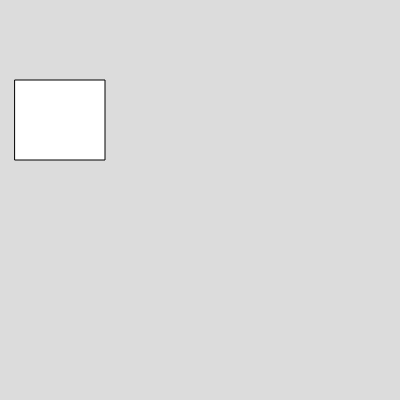
Frame 1 (no input)
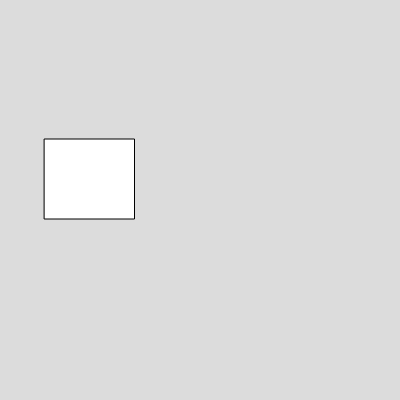
Frame 60 (no input)
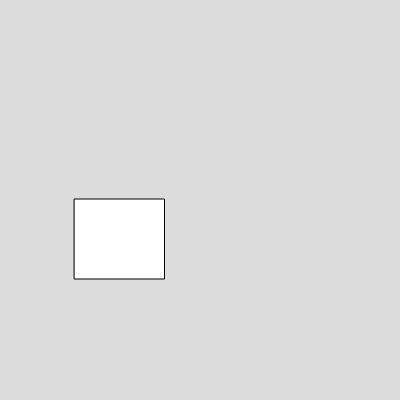
Frame 120 (the mouse pressed at the canvas centre since frame 60)

The p5.js sketch that drew these frames (run headless with seeded random() and noise() and a simulated clock; from frame 60 on, the mouse is pressed at the canvas centre):

// p5.js sketch
// ── sketch.js
var box1;
function setup() 
{
  createCanvas(400, 400);

  box1 = new Box(15,80,90,80,0.5,1)

}

function draw() 
{
  background(220);
  box1.show();
  box1.move_y();
  box1.move();
}


// ── box.js
class Box
  {
    constructor(x,y,w,h,vx,vy)
    {
      this.x =x;
      this.y =y;
      this.w =w;
      this.h = h;
      this.vx = vx;
      this.vy = vy;
    }
    
    show()
    {
      rect(this.x,this.y,this.w,this.h)
    }
    
    move()
    {
      this.x = this.x+this.vx;
    }
    move_y(){
      this.y = this.y+this.vy;
    }
  }

  
